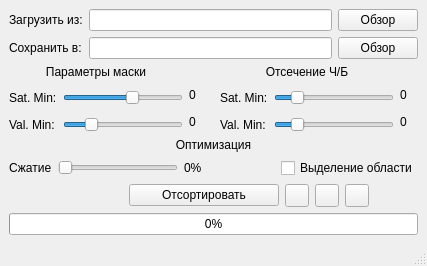
<?xml version="1.0" encoding="UTF-8"?>
<ui version="4.0">
 <class>MainWindow</class>
 <widget class="QMainWindow" name="MainWindow">
  <property name="geometry">
   <rect>
    <x>0</x>
    <y>0</y>
    <width>427</width>
    <height>264</height>
   </rect>
  </property>
  <property name="minimumSize">
   <size>
    <width>427</width>
    <height>0</height>
   </size>
  </property>
  <property name="maximumSize">
   <size>
    <width>427</width>
    <height>264</height>
   </size>
  </property>
  <property name="windowTitle">
   <string>ColorSnake</string>
  </property>
  <widget class="QWidget" name="centralwidget">
   <layout class="QGridLayout" name="gridLayout_4">
    <item row="2" column="0">
     <widget class="QLabel" name="label_4">
      <property name="text">
       <string>Оптимизация</string>
      </property>
      <property name="textFormat">
       <enum>Qt::AutoText</enum>
      </property>
      <property name="alignment">
       <set>Qt::AlignCenter</set>
      </property>
     </widget>
    </item>
    <item row="1" column="0">
     <layout class="QGridLayout" name="gridLayout">
      <item row="0" column="0" colspan="2">
       <widget class="QLabel" name="label_3">
        <property name="text">
         <string>Параметры маски</string>
        </property>
        <property name="alignment">
         <set>Qt::AlignCenter</set>
        </property>
       </widget>
      </item>
      <item row="2" column="2" rowspan="2">
       <widget class="QLabel" name="valMinNum">
        <property name="text">
         <string>0</string>
        </property>
       </widget>
      </item>
      <item row="1" column="4" rowspan="2">
       <widget class="QLabel" name="label_11">
        <property name="text">
         <string>Sat. Min:</string>
        </property>
       </widget>
      </item>
      <item row="3" column="4">
       <widget class="QLabel" name="label_10">
        <property name="text">
         <string>Val. Min:</string>
        </property>
       </widget>
      </item>
      <item row="3" column="0">
       <widget class="QLabel" name="label_8">
        <property name="text">
         <string>Val. Min:</string>
        </property>
       </widget>
      </item>
      <item row="1" column="0" rowspan="2">
       <widget class="QLabel" name="label_6">
        <property name="text">
         <string>Sat. Min:</string>
        </property>
       </widget>
      </item>
      <item row="3" column="1">
       <widget class="QSlider" name="valMin">
        <property name="minimumSize">
         <size>
          <width>120</width>
          <height>0</height>
         </size>
        </property>
        <property name="maximum">
         <number>255</number>
        </property>
        <property name="value">
         <number>50</number>
        </property>
        <property name="orientation">
         <enum>Qt::Horizontal</enum>
        </property>
       </widget>
      </item>
      <item row="1" column="1" rowspan="2">
       <widget class="QSlider" name="satMin">
        <property name="maximum">
         <number>255</number>
        </property>
        <property name="value">
         <number>150</number>
        </property>
        <property name="orientation">
         <enum>Qt::Horizontal</enum>
        </property>
       </widget>
      </item>
      <item row="1" column="2">
       <widget class="QLabel" name="satMinNum">
        <property name="text">
         <string>0</string>
        </property>
       </widget>
      </item>
      <item row="1" column="5" rowspan="2">
       <widget class="QSlider" name="satMinGray">
        <property name="minimumSize">
         <size>
          <width>120</width>
          <height>0</height>
         </size>
        </property>
        <property name="maximum">
         <number>255</number>
        </property>
        <property name="value">
         <number>40</number>
        </property>
        <property name="orientation">
         <enum>Qt::Horizontal</enum>
        </property>
       </widget>
      </item>
      <item row="0" column="4" colspan="2">
       <widget class="QLabel" name="label_12">
        <property name="text">
         <string>Отсечение Ч/Б</string>
        </property>
        <property name="alignment">
         <set>Qt::AlignCenter</set>
        </property>
       </widget>
      </item>
      <item row="2" column="6" rowspan="2">
       <widget class="QLabel" name="valMinNumGray">
        <property name="text">
         <string>0</string>
        </property>
       </widget>
      </item>
      <item row="1" column="6">
       <widget class="QLabel" name="satMinNumGray">
        <property name="minimumSize">
         <size>
          <width>18</width>
          <height>0</height>
         </size>
        </property>
        <property name="text">
         <string>0</string>
        </property>
       </widget>
      </item>
      <item row="3" column="5">
       <widget class="QSlider" name="valMinGray">
        <property name="maximum">
         <number>255</number>
        </property>
        <property name="value">
         <number>40</number>
        </property>
        <property name="orientation">
         <enum>Qt::Horizontal</enum>
        </property>
       </widget>
      </item>
      <item row="1" column="3">
       <spacer name="horizontalSpacer_2">
        <property name="orientation">
         <enum>Qt::Horizontal</enum>
        </property>
        <property name="sizeHint" stdset="0">
         <size>
          <width>29</width>
          <height>20</height>
         </size>
        </property>
       </spacer>
      </item>
     </layout>
    </item>
    <item row="3" column="0">
     <layout class="QHBoxLayout" name="horizontalLayout_2">
      <item>
       <widget class="QLabel" name="label_5">
        <property name="text">
         <string>Сжатие</string>
        </property>
       </widget>
      </item>
      <item>
       <widget class="QSlider" name="compressionSlider">
        <property name="minimumSize">
         <size>
          <width>120</width>
          <height>0</height>
         </size>
        </property>
        <property name="minimum">
         <number>0</number>
        </property>
        <property name="maximum">
         <number>9</number>
        </property>
        <property name="singleStep">
         <number>1</number>
        </property>
        <property name="pageStep">
         <number>1</number>
        </property>
        <property name="value">
         <number>0</number>
        </property>
        <property name="sliderPosition">
         <number>0</number>
        </property>
        <property name="orientation">
         <enum>Qt::Horizontal</enum>
        </property>
       </widget>
      </item>
      <item>
       <widget class="QLabel" name="compressionNum">
        <property name="text">
         <string>0%</string>
        </property>
       </widget>
      </item>
      <item>
       <spacer name="horizontalSpacer">
        <property name="orientation">
         <enum>Qt::Horizontal</enum>
        </property>
        <property name="sizeHint" stdset="0">
         <size>
          <width>13</width>
          <height>20</height>
         </size>
        </property>
       </spacer>
      </item>
      <item>
       <widget class="QCheckBox" name="selectRoi">
        <property name="minimumSize">
         <size>
          <width>135</width>
          <height>0</height>
         </size>
        </property>
        <property name="text">
         <string>Выделение области</string>
        </property>
       </widget>
      </item>
     </layout>
    </item>
    <item row="4" column="0">
     <layout class="QHBoxLayout" name="horizontalLayout">
      <item>
       <spacer name="horizontalSpacer_3">
        <property name="orientation">
         <enum>Qt::Horizontal</enum>
        </property>
        <property name="sizeHint" stdset="0">
         <size>
          <width>120</width>
          <height>20</height>
         </size>
        </property>
       </spacer>
      </item>
      <item>
       <widget class="QPushButton" name="sortButton">
        <property name="minimumSize">
         <size>
          <width>150</width>
          <height>0</height>
         </size>
        </property>
        <property name="text">
         <string>Отсортировать</string>
        </property>
       </widget>
      </item>
      <item>
       <widget class="QToolButton" name="themeButton">
        <property name="text">
         <string/>
        </property>
        <property name="icon">
         <iconset resource="resours.qrc">
          <normaloff>:/new/prefix1/img/Light.png</normaloff>:/new/prefix1/img/Light.png</iconset>
        </property>
        <property name="checkable">
         <bool>false</bool>
        </property>
        <property name="checked">
         <bool>false</bool>
        </property>
       </widget>
      </item>
      <item>
       <widget class="QToolButton" name="languageButton">
        <property name="text">
         <string/>
        </property>
        <property name="icon">
         <iconset resource="resours.qrc">
          <normaloff>:/new/prefix1/img/EngDark.png</normaloff>:/new/prefix1/img/EngDark.png</iconset>
        </property>
       </widget>
      </item>
      <item>
       <widget class="QToolButton" name="infoButton">
        <property name="text">
         <string/>
        </property>
        <property name="icon">
         <iconset resource="resours.qrc">
          <normaloff>:/new/prefix1/img/InfB.png</normaloff>:/new/prefix1/img/InfB.png</iconset>
        </property>
       </widget>
      </item>
      <item>
       <spacer name="horizontalSpacer_4">
        <property name="orientation">
         <enum>Qt::Horizontal</enum>
        </property>
        <property name="sizeHint" stdset="0">
         <size>
          <width>20</width>
          <height>20</height>
         </size>
        </property>
       </spacer>
      </item>
     </layout>
    </item>
    <item row="0" column="0">
     <layout class="QGridLayout" name="gridLayout_2">
      <item row="0" column="1" alignment="Qt::AlignTop">
       <widget class="QLineEdit" name="lineEdit">
        <property name="minimumSize">
         <size>
          <width>200</width>
          <height>0</height>
         </size>
        </property>
        <property name="clearButtonEnabled">
         <bool>false</bool>
        </property>
       </widget>
      </item>
      <item row="1" column="1" alignment="Qt::AlignTop">
       <widget class="QLineEdit" name="lineEdit_2">
        <property name="minimumSize">
         <size>
          <width>200</width>
          <height>0</height>
         </size>
        </property>
       </widget>
      </item>
      <item row="0" column="0">
       <widget class="QLabel" name="label">
        <property name="text">
         <string>Загрузить из:</string>
        </property>
       </widget>
      </item>
      <item row="0" column="2">
       <widget class="QPushButton" name="inputFolderButton">
        <property name="text">
         <string>Обзор</string>
        </property>
       </widget>
      </item>
      <item row="1" column="2">
       <widget class="QPushButton" name="outputFolderButton">
        <property name="text">
         <string>Обзор</string>
        </property>
       </widget>
      </item>
      <item row="1" column="0">
       <widget class="QLabel" name="label_2">
        <property name="text">
         <string>Сохранить в:</string>
        </property>
       </widget>
      </item>
     </layout>
    </item>
    <item row="5" column="0">
     <widget class="QProgressBar" name="progressBar">
      <property name="value">
       <number>0</number>
      </property>
      <property name="textVisible">
       <bool>true</bool>
      </property>
     </widget>
    </item>
   </layout>
  </widget>
  <widget class="QMenuBar" name="menubar">
   <property name="geometry">
    <rect>
     <x>0</x>
     <y>0</y>
     <width>427</width>
     <height>20</height>
    </rect>
   </property>
  </widget>
  <widget class="QStatusBar" name="statusbar"/>
 </widget>
 <resources>
  <include location="resours.qrc"/>
 </resources>
 <connections/>
</ui>
